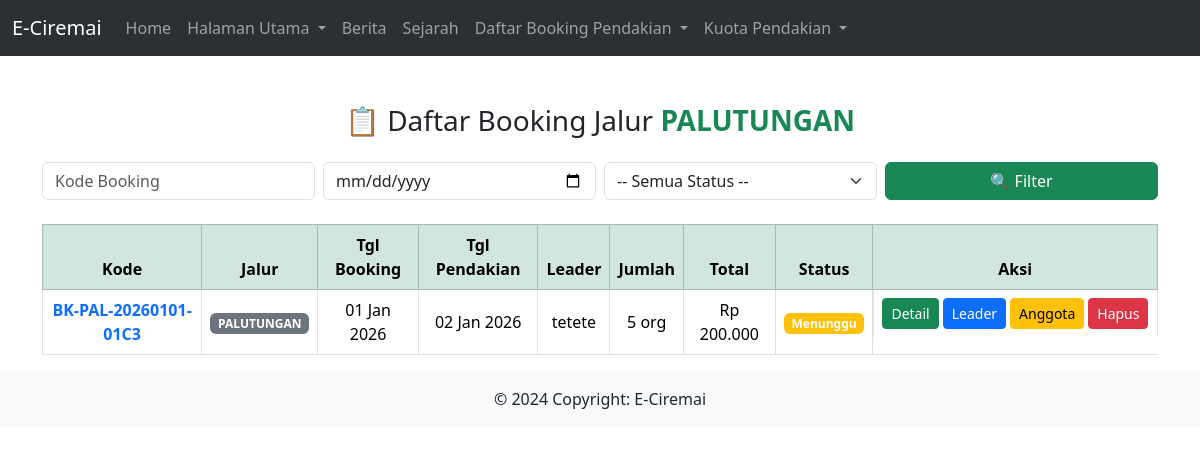
Page /Admin/booking_palutungan.php on the committed database.
### tables this page shows
CREATE TABLE `booking_pendaki` (
  `id_booking` int(11) NOT NULL,
  `akun_id` int(100) DEFAULT NULL,
  `kode_booking` varchar(30) DEFAULT NULL,
  `id_kp` int(11) NOT NULL,
  `jalur` enum('apuy','sadarehe','linggarjati','palutungan') NOT NULL,
  `jumlah_pendaki` int(3) NOT NULL,
  `no_ktp` varchar(20) NOT NULL,
  `nama_lengkap` varchar(100) NOT NULL,
  `tgl_lahir` date NOT NULL,
  `jenis_kelamin` enum('L','P') NOT NULL,
  `berat_badan` int(3) NOT NULL,
  `tinggi_badan` int(3) NOT NULL,
  `email` varchar(100) NOT NULL,
  `no_telp` varchar(15) NOT NULL,
  `no_telp_keluarga` varchar(15) NOT NULL,
  `created_at` timestamp NOT NULL DEFAULT current_timestamp(),
  `status_pembayaran` enum('menunggu_pembayaran','menunggu_konfirmasi','berhasil','ditolak') DEFAULT 'menunggu_pembayaran',
  `bukti_pembayaran` varchar(255) DEFAULT NULL,
  `tanggal_booking` datetime DEFAULT current_timestamp(),
  `total_pembayaran` int(11) DEFAULT NULL
);

CREATE TABLE `kuota_pendakian` (
  `id_kp` int(11) NOT NULL,
  `tanggal` date NOT NULL,
  `apuy` int(11) DEFAULT 0,
  `palutungan` int(11) DEFAULT 0,
  `linggarjati` int(11) DEFAULT 0,
  `sadarehe` int(11) DEFAULT 0
);

### Admin/booking_palutungan.php (the view, shortened to what this page needs)
<?php include_once("../Admin/header.php"); ?>
<?php
$kode   = $_GET['kode'] ?? '';
$tgl    = $_GET['tanggal'] ?? '';
$limit = 10;
$page  = isset($_GET['page']) ? (int)$_GET['page'] : 1;
$page  = max($page, 1);
$offset = ($page - 1) * $limit;
$where = "WHERE bp.jalur = 'palutungan'";
$q = mysqli_query($koneksi, "
    SELECT
        bp.*,
        kp.tanggal AS tanggal_pendakian
    FROM booking_pendaki bp
    JOIN kuota_pendakian kp ON bp.id_kp = kp.id_kp
    $where
    ORDER BY bp.id_booking DESC
    LIMIT $limit OFFSET $offset
");
?>
<div class="container mt-5">
    <h3 class="mb-4 text-center">
        📋 Daftar Booking Jalur <span class="text-success fw-bold">PALUTUNGAN</span>
    </h3>
    <form method="GET" class="row g-2 mb-4">
        <div class="col-md-3">
            <input type="text" name="kode" class="form-control"
                   placeholder="Kode Booking"
                   value="<?= htmlspecialchars($kode) ?>">
        </div>
        <div class="col-md-3">
            <input type="date" name="tanggal" class="form-control"
                   value="<?= htmlspecialchars($tgl) ?>">
        </div>
        <div class="col-md-3">
            <select name="status" class="form-select">
                <option value="">-- Semua Status --</option>
            </select>
        </div>
        <div class="col-md-3 d-grid">
            <button class="btn btn-success">🔍 Filter</button>
        </div>
    </form>
    <div class="table-responsive">
        <table class="table table-bordered table-hover align-middle text-center">
            <thead class="table-success">
                <tr>
                    <th>Kode</th>
                    <th>Jalur</th>
                    <th>Tgl Booking</th>
                    <th>Tgl Pendakian</th>
                    <th>Leader</th>
                    <th>Jumlah</th>
                    <th>Total</th>
                    <th>Status</th>
                    <th>Aksi</th>
                </tr>
            </thead>
            <tbody>
            <?php while ($d = mysqli_fetch_assoc($q)): ?>
                <tr>
                    <td class="fw-bold text-primary"><?= $d['kode_booking'] ?></td>
                    <td>
                        <span class="badge bg-secondary text-uppercase">
                            <?= $d['jalur'] ?>
                        </span>
                    </td>
                    <td><?= date('d M Y', strtotime($d['created_at'])) ?></td>
                    <td><?= date('d M Y', strtotime($d['tanggal_pendakian'])) ?></td>
                    <td><?= $d['nama_lengkap'] ?></td>
                    <td><?= $d['jumlah_pendaki'] ?> org</td>
                    <td>
                        Rp <?= number_format($d['total_pembayaran'], 0, ',', '.') ?>
                    </td>
                    <td>
                        <?php
                        if ($d['status_pembayaran'] == 'menunggu_pembayaran')
                            echo "<span class='badge bg-secondary'>Belum Bayar</span>";
                        elseif ($d['status_pembayaran'] == 'menunggu_konfirmasi')
                            echo "<span class='badge bg-warning'>Menunggu</span>";
                        elseif ($d['status_pembayaran'] == 'berhasil')
                            echo "<span class='badge bg-success'>Berhasil</span>";
                        else
                            echo "<span class='badge bg-danger'>Ditolak</span>";
                        ?>
                    </td>
                    <td class="d-flex justify-content-center gap-1">
                        <a href="detail_booking.php?kode=<?= $d['kode_booking'] ?>" class="btn btn-sm btn-success">Detail</a>
                        <a href="detail_leader.php?kode=<?= $d['kode_booking'] ?>" class="btn btn-sm btn-primary">Leader</a>
                        <a href="detail_anggota.php?kode=<?= $d['kode_booking'] ?>" class="btn btn-sm btn-warning">Anggota</a>
                        <a href="hapus_booking.php?kode=<?= $d['kode_booking'] ?>"
                           class="btn btn-sm btn-danger"
                           onclick="return confirm('Yakin hapus booking ini?')">
                           Hapus
                        </a>
                    </td>
                </tr>
            <?php endwhile; ?>
            </tbody>
        </table>
    </div>
</div>
<?php include_once("../Admin/footer.php"); ?>

### rows in the picture
booking_pendaki: kode_booking "BK-PAL-20260101-01C3", jalur "PALUTUNGAN", created_at "01 Jan 2026", id_kp.tanggal "02 Jan 2026", nama_lengkap "tetete", jumlah_pendaki "5", total_pembayaran "200.000", shows "Menunggu"
